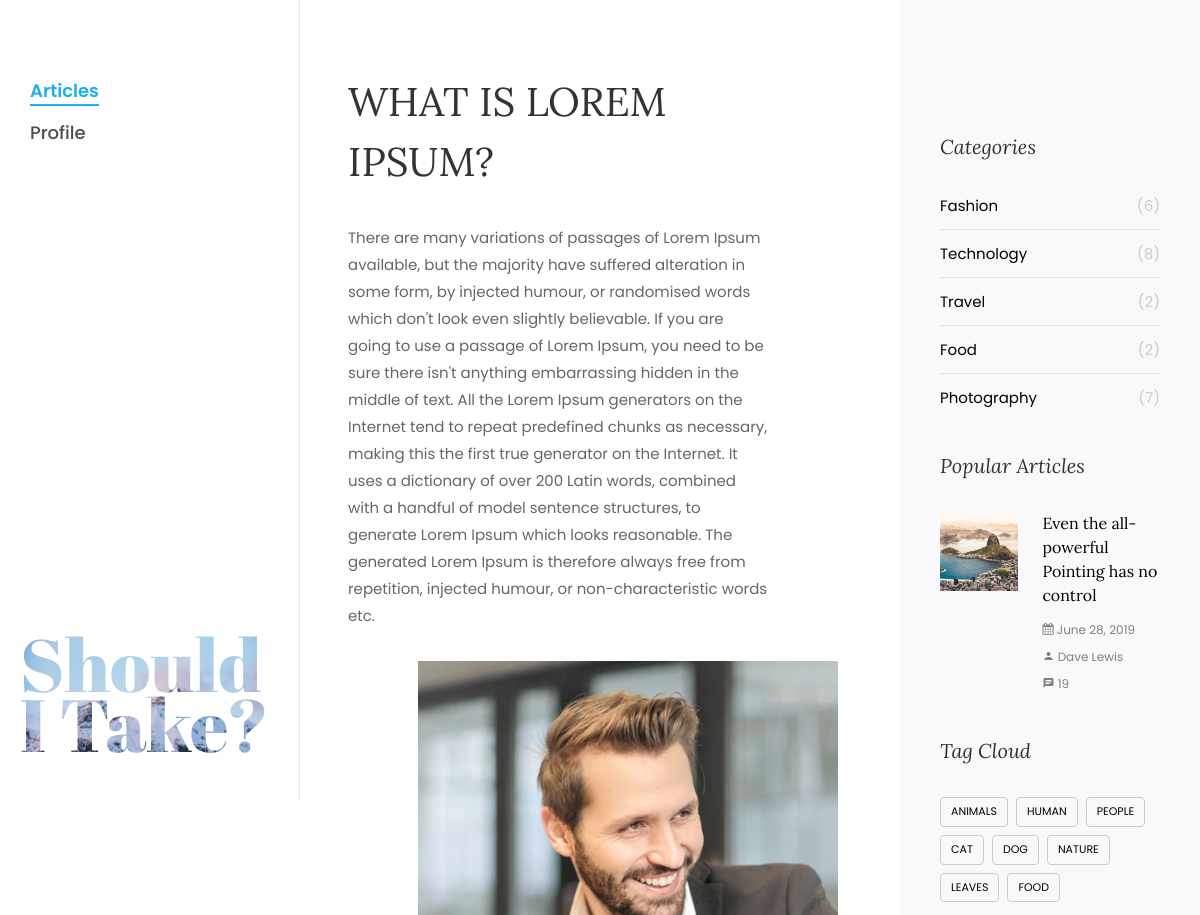
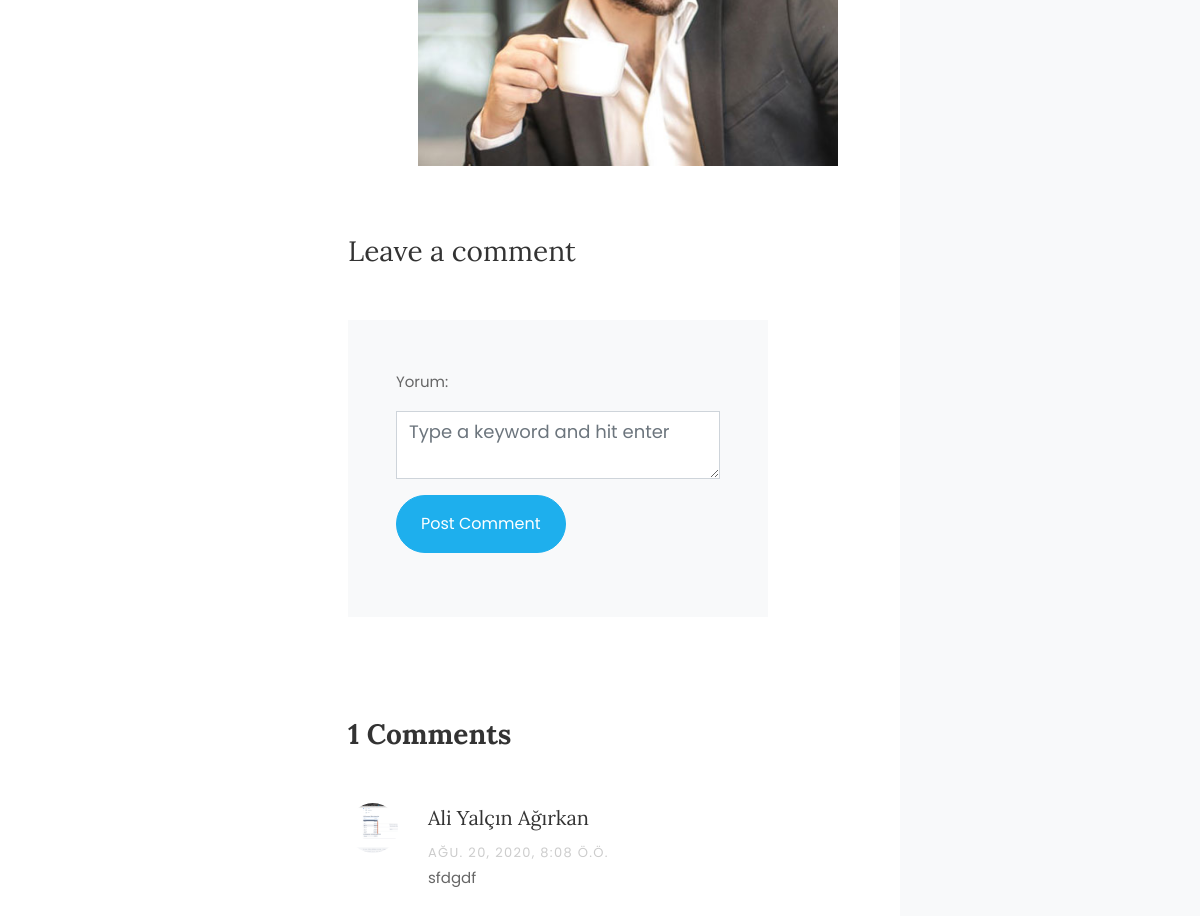
The app's page /details/what-is-lorem-ipsum-3/ with its own data (2 pictures, top to bottom).
### app/models.py (models this page shows, shortened)
class Product(models.Model):
    name = models.CharField(max_length=50, blank=True, null=True, verbose_name='Name:')
    user = models.ForeignKey(User, default=1, null=True, verbose_name='User', related_name='product',
                             on_delete=models.CASCADE)
    icerik = RichTextField(null=True, blank=False, max_length=5000, verbose_name="İçerik giriniz...")
    created_date = models.TimeField(auto_now_add=True, auto_now=False)
    image = models.ImageField(default='/img/default.jpg', upload_to=uplod_to, verbose_name='Image', blank=True)
    categorys = models.ManyToManyField(default='Elektronik',to=Category, blank=True)
    Subcategorys = models.ManyToManyField(to=Subcategory, blank=True)
    ProductTitles = models.ManyToManyField(to=ProductTitle, blank=True)
    unique_id = models.CharField(max_length=100, editable=True, null=True)
    slug = models.SlugField(null=True, unique=True, editable=False)
    class Meta:
        verbose_name_plural = 'Ürünler'
        ordering = ['-id']
    def get_image(self):
        if self.image:
            return self.image.url
        else:
            return '/img/default.jpg'
    def get_product_comment(self):
        return self.comment.all()
    def get_blog_comment_count(self):
        return len(self.get_product_comment())

class Comment(models.Model):
    user = models.ForeignKey(User, null=True, default=1, related_name='comment', on_delete=models.CASCADE)
    product = models.ForeignKey(Product, null=True, on_delete=models.CASCADE, related_name='comment')
    icerik = models.TextField(verbose_name="Yorum", max_length=1000, blank=False, null=True)
    comment_date = models.DateTimeField(auto_now_add=True, null=True)
    class Meta:
        verbose_name_plural = 'Yorumlar'
    def get_screen_name(self):
        if self.user.first_name:
            return "%s" % (self.user.get_full_name())
        return self.user.username

### auths/models.py (models this page shows, shortened)
class UserProfile(models.Model):
    Cinsiyet = ((None, 'Cinsiyet'), ('diger', 'DİĞER'), ('erkek', 'ERKEK'), ('kadın', 'KADIN'))
    user = models.OneToOneField(User, null=True, blank=False, verbose_name='User', on_delete=models.CASCADE)
    bio = models.TextField(max_length=1000, verbose_name='Hakkımda', blank=True, null=True)
    profile_photo = models.ImageField(null=True, blank=True, verbose_name='Profil Fotoğrafı')
    dogum_tarihi = models.DateField(null=True, blank=True, verbose_name='Doğum Tarihi')
    cinsiyet = models.CharField(choices=Cinsiyet, blank=True, max_length=6, verbose_name='Cinsiyet')
    class Meta:
        verbose_name_plural = "Kullanici Profilleri"
    def get_profile_photo(self):
        if self.profile_photo:
            print(self.profile_photo.url + "**************")
            return self.profile_photo.url
        return "/static/img/default_image.jpg"

### app/views.py (the view)
# urls.py: url(r'^details/(?P<slug>[-\w]+)/$', views.ArticleDetails, name='details'),
def ArticleDetails(request, slug):
    form = CommentForm()
    article = models.Product.objects.filter(slug=slug)
    if article:
        context = {'article': article, 'form': form}
        return render(request, 'BlogTemplate/single.html', context)
    return render(request, '404.html')

### app/forms.py
class CommentForm(forms.ModelForm):
    class Meta:
        model = Comment
        fields = ['icerik']
    def __init__(self, *args, **kwargs):
        super(CommentForm, self).__init__(*args, **kwargs)
        for field in self.fields:
            self.fields[field].widget.attrs = {'class': 'form-control','placeholder':'Type a keyword and hit enter'}

### templates/BlogTemplate/single.html (shortened to what this page needs)
{% extends 'BlogTemplate/index.html' %}
{% load static %}
{% block content %}
    {% for post in article %}
        <div class="col-lg-10 px-md-10 py-10">
            <div class="row pt-md-4">
                <h1 class="mb-3">{{ post.name|upper }}</h1>
                <p>{{ post.icerik |safe }}</p>
                <p>
                    <img style="margin-left: 70px" src="{{ post.get_image }}" alt="" class="img-fluid">
                </p>
                <div class="comment-form-wrap pt-5">
                    <h3 class="mb-5">Leave a comment</h3>
                    <form action="{% url 'add-comment' post.slug %}" method="post" class="p-3 p-md-5 bg-light">
                        {% for field in form %}
                            <div class="form-group">
                                <label for="website">{{ field.label_tag }}</label>
                                {{ field }}
                            </div>
                        {% endfor %}
                        <div class="form-group">
                            <input type="submit" value="Post Comment" class="btn py-3 px-4 btn-primary">
                        </div>
                    </form>
                </div>
                <div class="pt-5 mt-5">
                    <h3 class="mb-5 font-weight-bold">{{ post.get_blog_comment_count }} Comments</h3>
                    <ul class="comment-list">
                        {% for comment in post.get_product_comment %}
                            <li class="comment">
                                <div class="vcard bio">
                                    <img src="{{ comment.user.userprofile.get_profile_photo }}" alt="Image placeholder">
                                </div>
                                <div class="comment-body">
                                    <h3>{{ comment.get_screen_name }}</h3>
                                    <div class="meta">{{ comment.comment_date }}</div>
                                    <p>{{ comment.icerik|safe }}</p>
                                </div>
                            </li>
                        {% endfor %}
                    </ul>
                </div>
            </div>
        </div>
    {% endfor %}
{% endblock %}

### records on screen
Product: name "WHAT IS LOREM IPSUM?", icerik "There are many variations of passages of Lorem Ipsum available, but the majority have suffered alteration in some form, by injected humour, or randomised words which don't look even slightly believable. If you are going to use a passage of Lorem Ipsum, you need to be sure there isn't anything embarrassing hidden in the middle of text. All the Lorem Ipsum generators on the Internet tend to repeat predefined chunks as necessary, making this the first true generator on the Internet. It uses a dictionary of over 200 Latin words, combined with a handful of model sentence structures, to generate Lorem Ipsum which looks reasonable. The generated Lorem Ipsum is therefore always free from…", get_image (picture), label_tag "Yorum:", get_blog_comment_count "1"
Comment: user.userprofile.get_profile_photo (picture), get_screen_name "Ali Yalçın Ağırkan", comment_date "AĞU. 20, 2020, 8:08 Ö.Ö.", icerik "sfdgdf"
